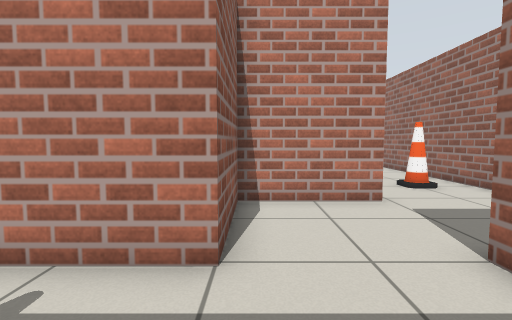
View 1 (above)

17 first-person views from a walk through a Gazebo world. The camera is 0.78 m above the floor, tilts 4° down and sees 85° across. Floor lines are 1 m apart. The floor is counted in squares, 0.5 m on a side. Each view is taken from the middle of a square. On the plan, view 1 faces up. The plan holds only what a view shows up to about 14 squares ahead; the rest is blank. Simple patterns stand in for the simulator's built-in surfaces. Some stock models are drawn as simple stand-ins. Some surface patterns are stand-ins.

View 2
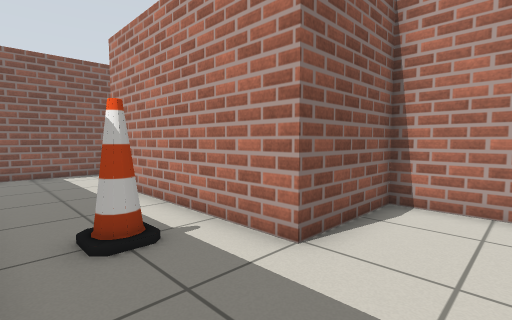

View 3
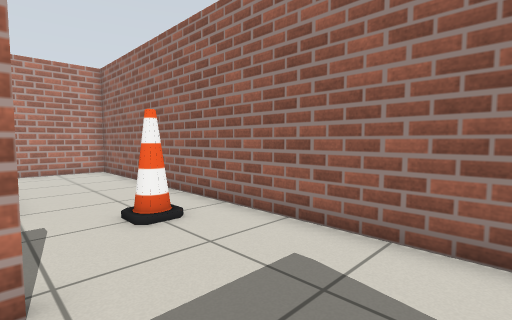

View 4
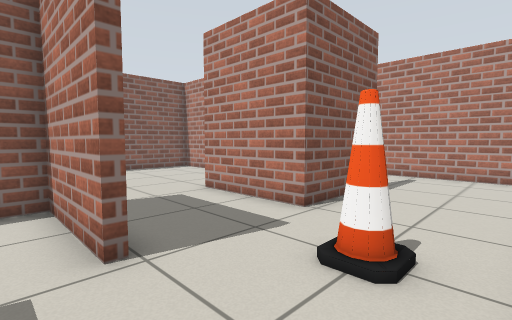

View 5
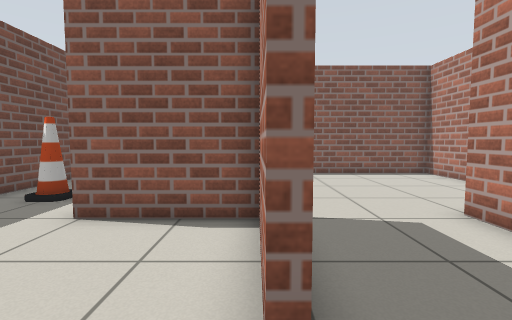

View 6
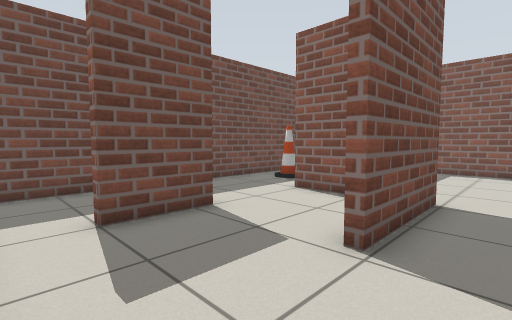

View 7
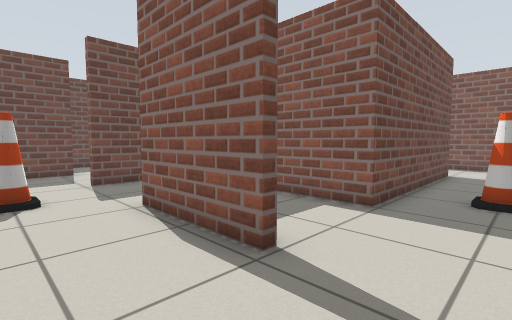

View 8
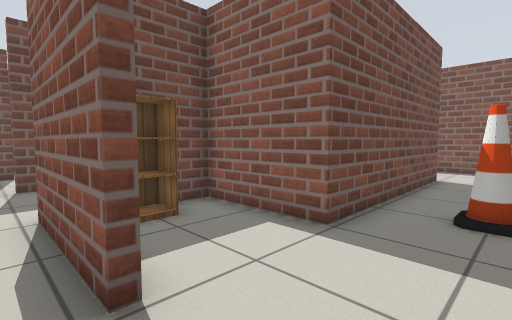

View 9
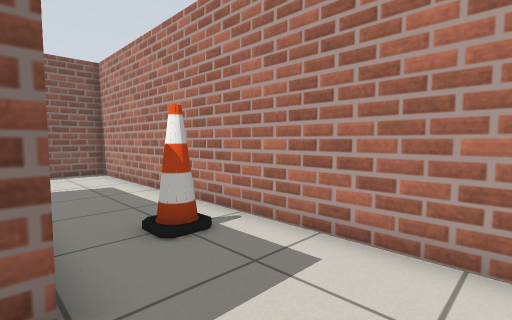

View 10
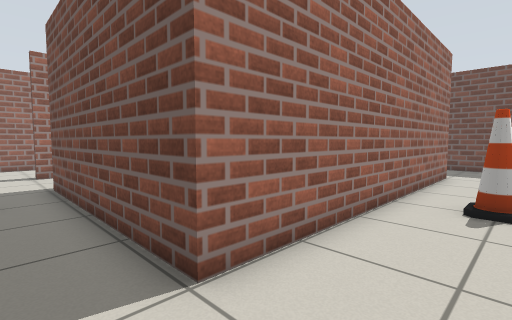

View 11
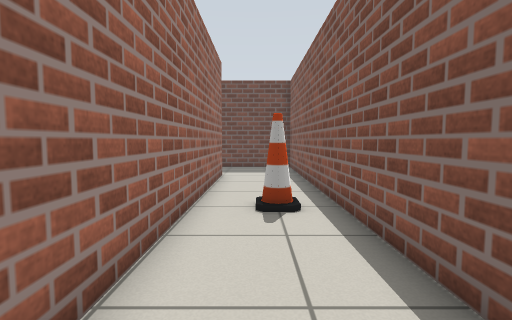

View 12
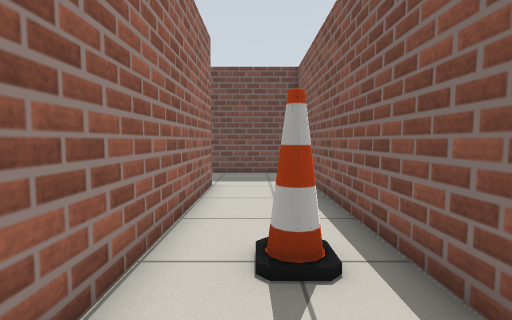

View 13
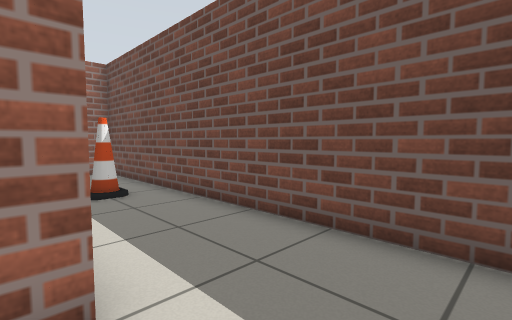

View 14
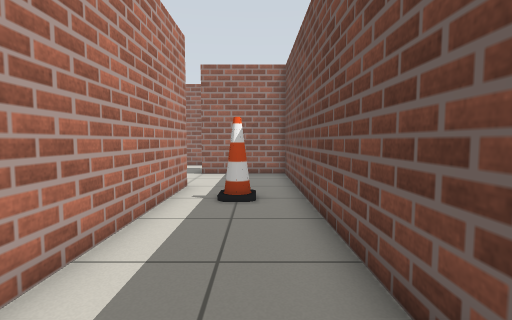

View 15
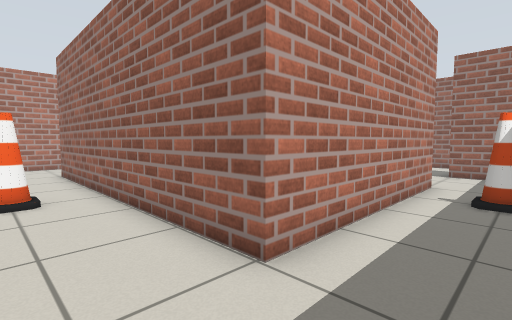

View 16
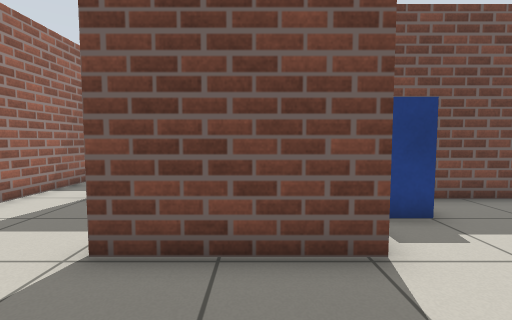

View 17
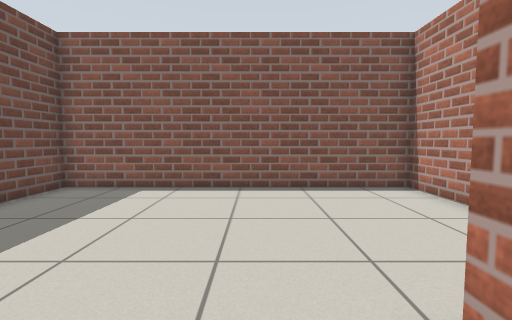

### Floor plan
Ten units are one square. View 1 is at (0, 0); x grows to the right and y downward. Boxes are objects, and circles mark ways between rooms. Rooms are numbered by the first view taken in them; rooms with no view inside come last. Other rooms are left out.
<svg viewBox="-125 -195 204 204">
<path fill="none" stroke="#000" d="M6 -114 -9 -114M-9 -74 33 -74M33 -71 -5 -71 -5 -34 -85 -34 -85 -154 -5 -154 -5 -117 6 -117M30 -148 30 -154M32 -154 32 -114 25 -114M74 -75 74 -190 -120 -190 -120 -5M-114 4 30 4 30 -35M30 -35 55 -35 55 -31M74 -25 74 -75M-55 -151 -82 -151 -82 -35 -25 -35M45 4 66 4M74 -5 74 -25"/>
<rect x="-115" y="-105" width="20" height="20" fill="#bbb"><title>cone</title></rect>
<rect x="-35" y="-25" width="20" height="20" fill="#bbb"><title>cone</title></rect>
<rect x="-35" y="-185" width="20" height="20" fill="#bbb"><title>cone</title></rect>
<rect x="5" y="-135" width="20" height="20" fill="#bbb"><title>bookshelf</title></rect>
<rect x="45" y="-105" width="20" height="20" fill="#bbb"><title>cone</title></rect>
<rect x="-25" y="-55" width="10" height="10" fill="#bbb"><title>postbox</title></rect>
<circle cx="30" cy="-50" r="3" fill="#2a7"/>
<circle cx="55" cy="-70" r="3" fill="#2a7"/>
<circle cx="-5" cy="-95" r="3" fill="#2a7"/>
<circle cx="65" cy="-30" r="3" fill="#2a7"/>
<text x="-10" y="-100">1</text>
<text x="50" y="-50">2</text>
<text x="-50" y="-100">3</text>
<text x="50" y="-10">4</text>
</svg>
Room 1 opens to room 2. Room 1 opens to room 3. Room 2 opens to room 4.

Where each view was taken, in squares from view 1:
view 1: 0 up, 0 right, facing up
view 2: 0 up, 2 right, facing up-left
view 3: 4 up, 3 right, facing up-right
view 4: 6 up, 7 right, facing up-left
view 5: 7 up, 5 right, facing left
view 6: 9 up, 7 right, facing down-left
view 7: 18 up, 6 right, facing down-left
view 8: 18 up, 4 right, facing down-left
view 9: 15 up, 2 right, facing up-left
view 10: 17 up, 11 left, facing down-right
view 11: 16 up, 10 left, facing down
view 12: 13 up, 10 left, facing down
view 13: 4 up, 11 left, facing down-right
view 14: 1 up, 10 left, facing right
view 15: 1 up, 11 left, facing up-right
view 16: 11 up, 1 right, facing down
view 17: 10 up, 1 right, facing left
